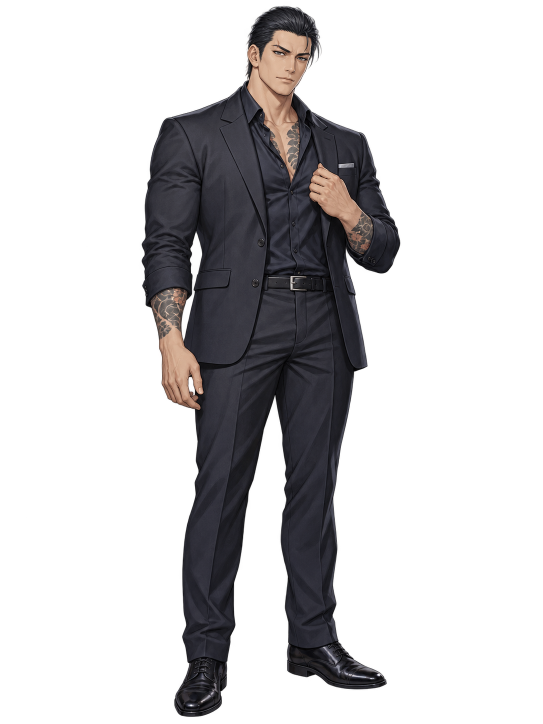
#> input picture asset_sources/ch2-characters/kumicho/normal-source.png, 1086 x 1448 px, found by its file name (shown at 1/2 size)
$ python fit_portrait.py asset_sources/portraits/tsumugi-remaster-v2/normal-source.png tsumugi normal
#> lines starting #> are read from the running program, lines starting #| are printed output that depends on the picture
#!/usr/bin/env python3
"""作り直した立ち絵の原画を、ゲーム用の 896x1200 透過PNGに合わせる（縮小と配置だけ・描き直しはしない）。

いまの採用済みPNG（同じキャラ・同じ表情）と、人物の高さ・足元の下端・横位置（不透明部分の重心）を
そろえるので、ゲーム内の身長・立ち位置は変わらない。頭の大きさ・画風の違いだけが入れ替わる。

使い方:
    # 確認用（ゲームの素材は触らない）。比較画像も作る
    python3 tools/fit_portrait.py asset_sources/portraits/tsumugi-remaster-v2/normal-source.png tsumugi normal
    # 採用が決まったら、ゲームの素材へ書き込む
    python3 tools/fit_portrait.py <source.png> <id> <face> --apply

出力:
    asset_sources/portraits/<id>-remaster-v2/<face>-preview.png   896x1200（--apply ならこれを assets へ複製）
    asset_sources/portraits/<id>-remaster-v2/<face>-compare.png   いま／新しい を並べた確認画像
"""
import argparse
import hashlib
import shutil
import sys
from pathlib import Path

from PIL import Image, ImageDraw

ROOT = Path(__file__).resolve().parent.parent
SPRITES = ROOT / "assets/sprites/characters"
W, H = 896, 1200


def bbox(im):
    return im.getchannel("A").point(lambda v: 255 if v >= 16 else 0).getbbox()


def mass_x(im):
    a = im.getchannel("A").resize((im.width // 4, im.height // 4), Image.NEAREST)
    getter = getattr(a, "get_flattened_data", a.getdata)
    tot = sx = 0
    for i, v in enumerate(getter()):
        if v > 128:
            tot += 1
            sx += i % a.width
    return sx / tot * 4 if tot else im.width / 2


def sha(p):
    return hashlib.sha256(Path(p).read_bytes()).hexdigest()


def main():
    ap = argparse.ArgumentParser()
    ap.add_argument("source")
    ap.add_argument("id")
    ap.add_argument("face")
    ap.add_argument("--apply", action="store_true", help="assets/sprites/characters へ書き込む")
    args = ap.parse_args()

    cur_path = SPRITES / args.id / f"chr_{args.id}_{args.face}.png"
    cur = Image.open(cur_path).convert("RGBA") if cur_path.exists() else None
    src = Image.open(args.source).convert("RGBA")
#> src is the input picture: PIL image 1086x1448 RGBA; mean R, G, B, A 15.2, 14, 15.2, 65.3
    if src.getchannel("A").getextrema()[0] == 255:
        sys.exit("原画に透過が無い（背景つき）。透過PNGで受け取り直す")

    cb, sb = bbox(cur) if cur else None, bbox(src)
#> sb = (283, 11, 801, 1434)
    if sb is None:
        sys.exit("原画に人物が見つからない")
    fig = src.crop(sb)
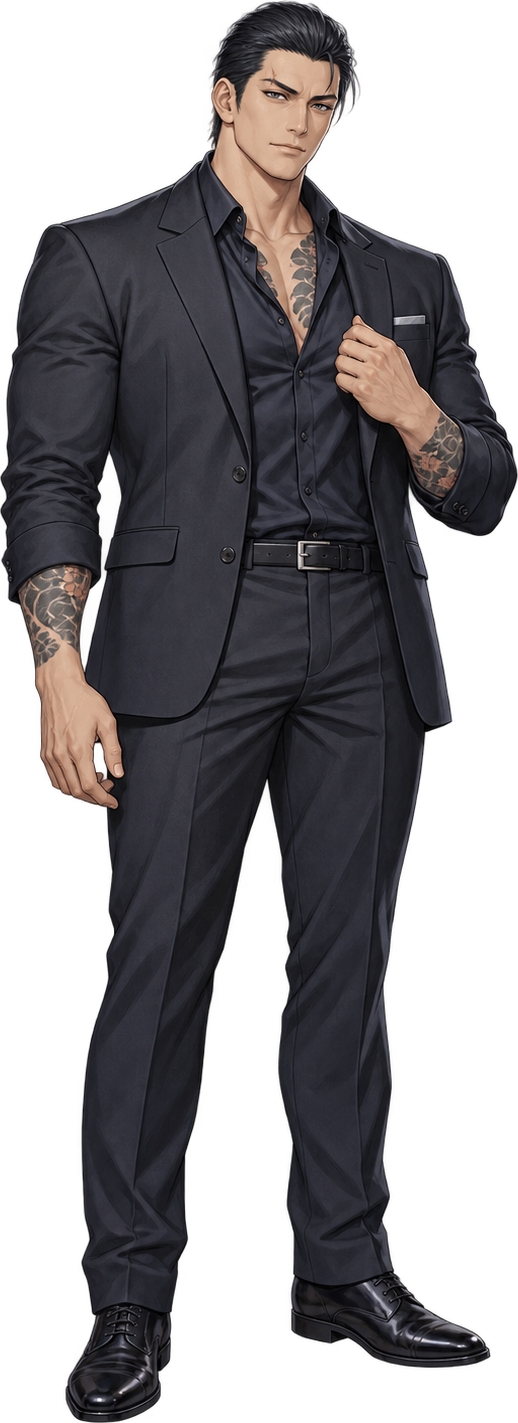
#> fig: PIL image 518x1423 RGBA; mean R, G, B, A 32.4, 29.9, 32.4, 139.2; transparent parts drawn white
    target_h = cb[3] - cb[1] if cb else 1160
#> target_h = 1160
    if fig.height < target_h:
        print(f"WARN: 原画の人物 {fig.height}px がゲーム用 {target_h}px より小さい（引き伸ばしになる）。1300px以上で作り直すのが望ましい")
    s = target_h / fig.height
#> s = 0.815
    fig = fig.resize((max(1, round(fig.width * s)), target_h), Image.LANCZOS)
#> fig: PIL image 422x1160 RGBA

    # 足元の下端と、不透明部分の重心の横位置をいまの立ち絵に合わせる
    cur_cx = mass_x(cur) if cur else W / 2
    fig_cx = mass_x(fig)
#> in mass_x, `a = im.getchannel("A").resize((im.width // 4, im.height // 4), Image.N..`:
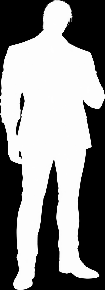
#> a: PIL image 105x290 L; min 0, max 255, mean 139.6
#> the loop in mass_x, `for i, v in enumerate(getter()):` made 30450 passes
#> (v, sx) on passes 55 to 60: (181, 54), (234, 109), (215, 165), (213, 222), (224, 280), (192, 339)
#> sx on passes 159 to 164: 392, 446, 501, 557, 614, 672
#> after the loop in mass_x, `for i, v in enumerate(getter()):`: sx = 821792; tot = 16805
#> fig_cx = 195.6
    x = round(cur_cx - fig_cx)
#> x = 252
    y = cb[3] - fig.height if cb else H - 20 - fig.height
#> y = 20
    out = Image.new("RGBA", (W, H), (0, 0, 0, 0))
#> out: PIL image 896x1200 RGBA; every value is 0
    out.alpha_composite(fig, (x, y))
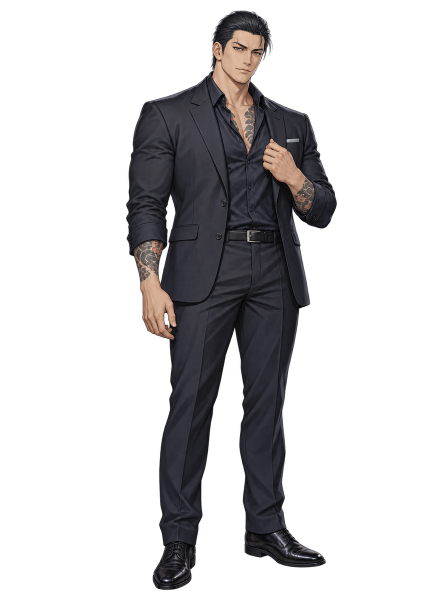
#> out: PIL image 896x1200 RGBA (shown at 1/2 size); mean R, G, B, A 14.7, 13.6, 14.6, 63.4; transparent parts drawn white
    ob = bbox(out)
#> ob = (252, 20, 674, 1180)
    if ob is None or ob[0] <= 0 or ob[2] >= W or ob[1] <= 0:
        print("WARN: 896x1200 の端で人物が切れている。原画の構図（腕・小物の広がり）を確認する")

    dest_dir = ROOT / "asset_sources/portraits" / f"{args.id}-remaster-v2"
    dest_dir.mkdir(parents=True, exist_ok=True)
    preview = dest_dir / f"{args.face}-preview.png"
    out.save(preview, optimize=True)

    # 比較画像: いま | 新しい（同じ縮尺・同じ足元）
    pad = 20
    comp = Image.new("RGB", (W * 2 + pad * 3, H + 70), (32, 36, 44))
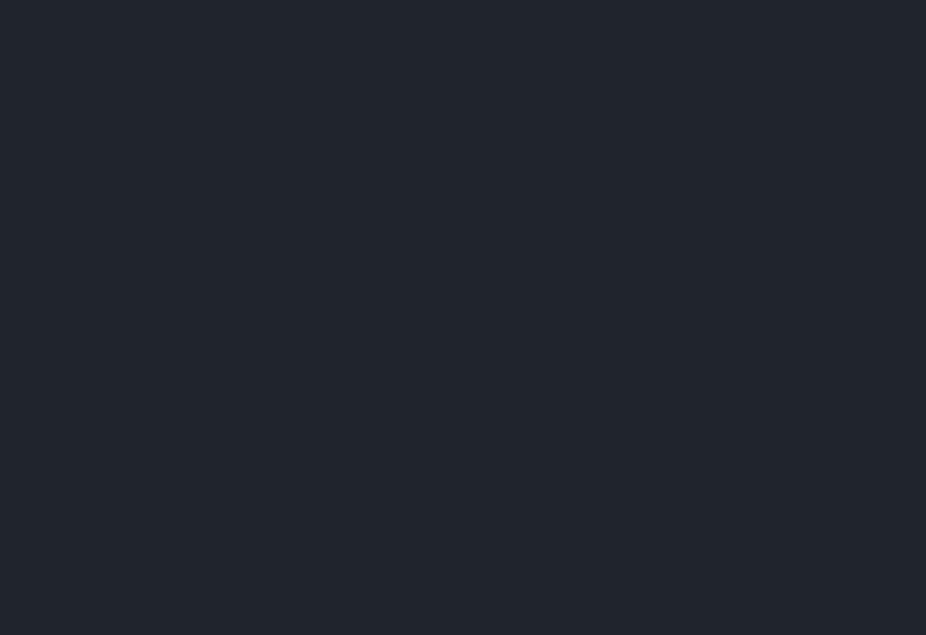
#> comp: PIL image 1852x1270 RGB (shown at 1/2 size); mean R, G, B 32, 36, 44
    for i, im in enumerate([cur, out]):
        if im is None:
            continue
        tile = Image.new("RGBA", (W, H), (44, 48, 58, 255))
        tile.alpha_composite(im)
        comp.paste(tile.convert("RGB"), (pad + i * (W + pad), 50))
#> this loop made 2 passes
#> im on pass 1: None
#> pass 2, in main, `tile = Image.new("RGBA", (W, H), (44, 48, 58, 255))`:
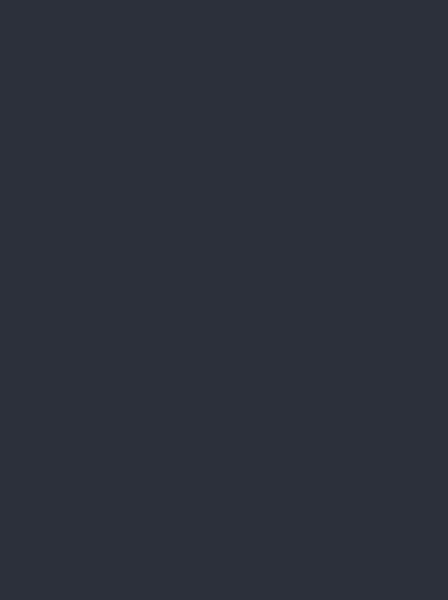
#> tile: PIL image 896x1200 RGBA (shown at 1/2 size); mean R, G, B, A 44, 48, 58, 255
#> after the loop:
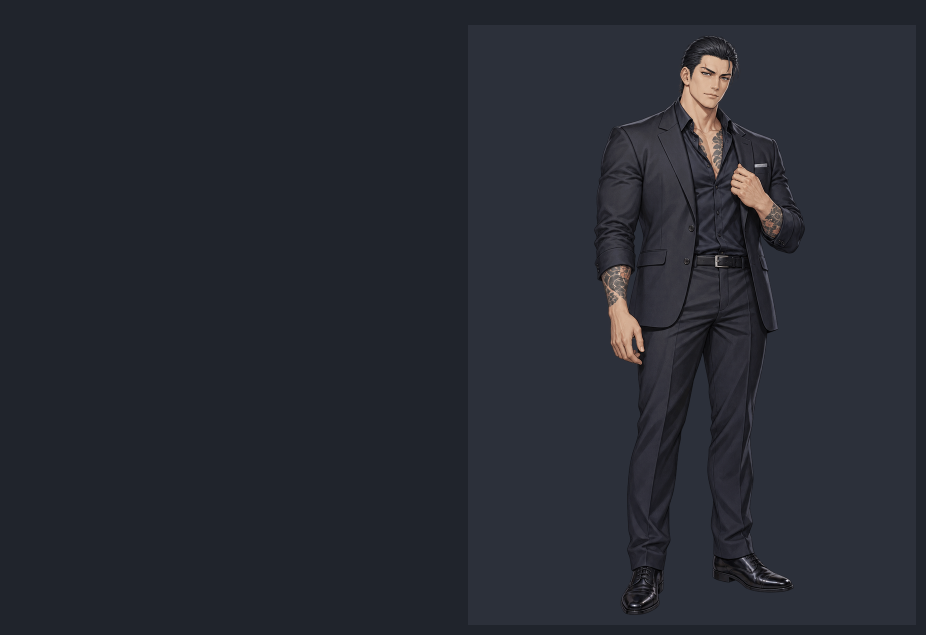
#> comp: PIL image 1852x1270 RGB (shown at 1/2 size); mean R, G, B 39, 42.1, 50.3
#> after the loop:
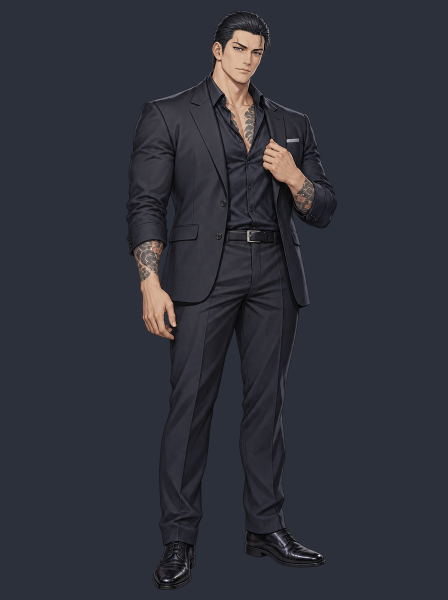
#> tile: PIL image 896x1200 RGBA (shown at 1/2 size); mean R, G, B, A 47.3, 49.2, 57.8, 255
    d = ImageDraw.Draw(comp)
    d.text((pad, 16), f"{args.id} {args.face}: current (left) / new (right)", fill=(230, 230, 230))
    comp.save(dest_dir / f"{args.face}-compare.png", optimize=True)

    print(f"preview: {preview.relative_to(ROOT)}  人物 {target_h}px（原画 {sb[3]-sb[1]}px から {s:.2f}倍）")
#| preview: asset_sources/portraits/tsumugi-remaster-v2/normal-preview.png  人物 1160px（原画 1423px から 0.82倍）
    print(f"compare: {(dest_dir / f'{args.face}-compare.png').relative_to(ROOT)}")
    if args.apply:
        cur_path.parent.mkdir(parents=True, exist_ok=True)
        if cur_path.exists():
            prev_dir = dest_dir / "previous-runtime"
            prev_dir.mkdir(exist_ok=True)
            if not (prev_dir / cur_path.name).exists():
                shutil.copy2(cur_path, prev_dir / cur_path.name)
        shutil.copy2(preview, cur_path)
        print(f"applied: {cur_path.relative_to(ROOT)}  sha256 {sha(cur_path)}")
        print("次に: python3 remake/tools/build_manifest.py / python3 tools/make_face_icons.py "
              f"{args.id} / python3 tools/make_reference_sheet.py {args.id} facesize lineup")


if __name__ == "__main__":
    main()
